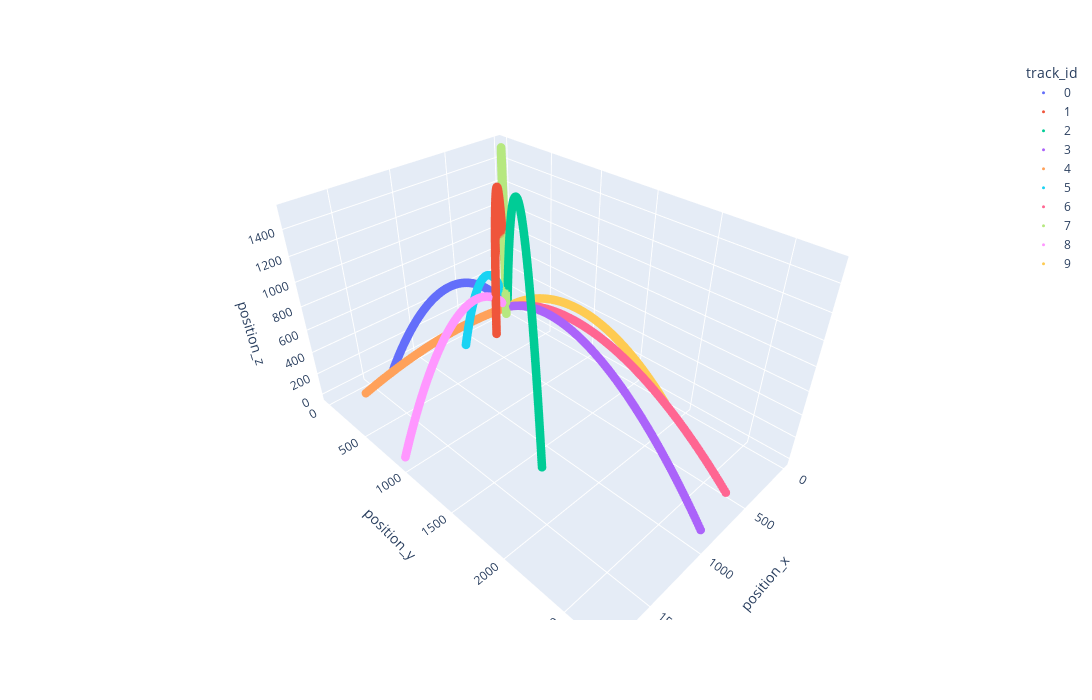

Write notebook code for a chart like this one.
### Code cell
# Plot Trajectories
fig = px.scatter_3d(
    all_trajs, x="position_x", y="position_y", z="position_z", color="object_id", width=FULL_WIDTH, height=FULL_HEIGHT,
)
fig.update_traces(
    marker={"size":3},
    selector={"mode":'markers'}
)
fig.show()

### Figure 1 — Plotly figure (JSON) as saved in the notebook; plotly's stock layout.template omitted (floating-point values rounded to 4 significant figures; data arrays with more than 128 entries replaced by an {"elided": "..."} marker saying what was removed)
{"data": [{"hovertemplate": "track_id=0<br>position_x=%{x}<br>position_y=%{y}<br>position_z=%{z}<extra></extra>", "legendgroup": "0", "marker": {"color": "#636efa", "size": 3, "symbol": "circle"}, "mode": "markers", "name": "0", "scene": "scene", "showlegend": true, "type": "scatter3d", "x": {"elided": "202 float values"}, "y": {"elided": "202 float values"}, "z": {"elided": "202 float values"}}, {"hovertemplate": "track_id=1<br>position_x=%{x}<br>position_y=%{y}<br>position_z=%{z}<extra></extra>", "legendgroup": "1", "marker": {"color": "#EF553B", "size": 3, "symbol": "circle"}, "mode": "markers", "name": "1", "scene": "scene", "showlegend": true, "type": "scatter3d", "x": {"elided": "322 float values"}, "y": {"elided": "322 float values"}, "z": {"elided": "322 float values"}}, {"hovertemplate": "track_id=2<br>position_x=%{x}<br>position_y=%{y}<br>position_z=%{z}<extra></extra>", "legendgroup": "2", "marker": {"color": "#00cc96", "size": 3, "symbol": "circle"}, "mode": "markers", "name": "2", "scene": "scene", "showlegend": true, "type": "scatter3d", "x": {"elided": "350 float values"}, "y": {"elided": "350 float values"}, "z": {"elided": "350 float values"}}, {"hovertemplate": "track_id=3<br>position_x=%{x}<br>position_y=%{y}<br>position_z=%{z}<extra></extra>", "legendgroup": "3", "marker": {"color": "#ab63fa", "size": 3, "symbol": "circle"}, "mode": "markers", "name": "3", "scene": "scene", "showlegend": true, "type": "scatter3d", "x": {"elided": "200 float values"}, "y": {"elided": "200 float values"}, "z": {"elided": "200 float values"}}, {"hovertemplate": "track_id=4<br>position_x=%{x}<br>position_y=%{y}<br>position_z=%{z}<extra></extra>", "legendgroup": "4", "marker": {"color": "#FFA15A", "size": 3, "symbol": "circle"}, "mode": "markers", "name": "4", "scene": "scene", "showlegend": true, "type": "scatter3d", "x": [0, 19.29, 38.59, 57.88, 77.17, 96.47, 115.8, 135.1, 154.3, 173.6, 192.9, 212.2, 231.5, 250.8, 270.1, 289.4, 308.7, 328.0, 347.3, 366.6, 385.9, 405.2, 424.5, 443.8, 463.0, 482.3, 501.6, 520.9, 540.2, 559.5, 578.8, 598.1, 617.4, 636.7, 656.0, 675.3, 694.6, 713.9, 733.2, 752.5, 771.7, 791.0, 810.3, 829.6, 848.9, 868.2, 887.5, 906.8, 926.1, 945.4, 964.7, 984.0, 1003.0, 1023.0, 1042.0, 1061.0, 1080.0, 1100.0, 1119.0, 1138.0, 1158.0, 1177.0, 1196.0, 1215.0, 1235.0, 1254.0, 1273.0, 1293.0, 1312.0, 1331.0, 1351.0, 1370.0, 1389.0, 1408.0, 1428.0, 1447.0, 1466.0, 1486.0, 1505.0, 1524.0, 1543.0, 1563.0, 1582.0, 1601.0, 1621.0], "y": [0, 1.688, 3.376, 5.064, 6.752, 8.44, 10.13, 11.82, 13.5, 15.19, 16.88, 18.57, 20.26, 21.94, 23.63, 25.32, 27.01, 28.7, 30.38, 32.07, 33.76, 35.45, 37.14, 38.82, 40.51, 42.2, 43.89, 45.58, 47.26, 48.95, 50.64, 52.33, 54.02, 55.7, 57.39, 59.08, 60.77, 62.46, 64.14, 65.83, 67.52, 69.21, 70.89, 72.58, 74.27, 75.96, 77.65, 79.33, 81.02, 82.71, 84.4, 86.09, 87.77, 89.46, 91.15, 92.84, 94.53, 96.21, 97.9, 99.59, 101.3, 103.0, 104.7, 106.3, 108.0, 109.7, 111.4, 113.1, 114.8, 116.5, 118.2, 119.8, 121.5, 123.2, 124.9, 126.6, 128.3, 130.0, 131.7, 133.3, 135.0, 136.7, 138.4, 140.1, 141.8], "z": [0, 4.068, 8.037, 11.91, 15.68, 19.36, 22.93, 26.41, 29.79, 33.08, 36.26, 39.35, 42.34, 45.23, 48.02, 50.71, 53.31, 55.81, 58.21, 60.51, 62.71, 64.82, 66.83, 68.74, 70.55, 72.26, 73.88, 75.39, 76.81, 78.13, 79.35, 80.48, 81.51, 82.43, 83.26, 84.0, 84.63, 85.17, 85.6, 85.94, 86.19, 86.33, 86.38, 86.32, 86.17, 85.92, 85.58, 85.13, 84.59, 83.95, 83.21, 82.37, 81.43, 80.4, 79.27, 78.04, 76.71, 75.29, 73.76, 72.14, 70.42, 68.6, 66.68, 64.67, 62.56, 60.35, 58.04, 55.63, 53.13, 50.52, 47.82, 45.02, 42.12, 39.13, 36.03, 32.84, 29.55, 26.16, 22.68, 19.09, 15.41, 11.63, 7.753, 3.777, -0.2981]}, {"hovertemplate": "track_id=5<br>position_x=%{x}<br>position_y=%{y}<br>position_z=%{z}<extra></extra>", "legendgroup": "5", "marker": {"color": "#19d3f3", "size": 3, "symbol": "circle"}, "mode": "markers", "name": "5", "scene": "scene", "showlegend": true, "type": "scatter3d", "x": {"elided": "202 float values"}, "y": {"elided": "202 float values"}, "z": {"elided": "202 float values"}}, {"hovertemplate": "track_id=6<br>position_x=%{x}<br>position_y=%{y}<br>position_z=%{z}<extra></extra>", "legendgroup": "6", "marker": {"color": "#FF6692", "size": 3, "symbol": "circle"}, "mode": "markers", "name": "6", "scene": "scene", "showlegend": true, "type": "scatter3d", "x": {"elided": "191 float values"}, "y": {"elided": "191 float values"}, "z": {"elided": "191 float values"}}, {"hovertemplate": "track_id=7<br>position_x=%{x}<br>position_y=%{y}<br>position_z=%{z}<extra></extra>", "legendgroup": "7", "marker": {"color": "#B6E880", "size": 3, "symbol": "circle"}, "mode": "markers", "name": "7", "scene": "scene", "showlegend": true, "type": "scatter3d", "x": {"elided": "354 float values"}, "y": {"elided": "354 float values"}, "z": {"elided": "354 float values"}}, {"hovertemplate": "track_id=8<br>position_x=%{x}<br>position_y=%{y}<br>position_z=%{z}<extra></extra>", "legendgroup": "8", "marker": {"color": "#FF97FF", "size": 3, "symbol": "circle"}, "mode": "markers", "name": "8", "scene": "scene", "showlegend": true, "type": "scatter3d", "x": {"elided": "212 float values"}, "y": {"elided": "212 float values"}, "z": {"elided": "212 float values"}}, {"hovertemplate": "track_id=9<br>position_x=%{x}<br>position_y=%{y}<br>position_z=%{z}<extra></extra>", "legendgroup": "9", "marker": {"color": "#FECB52", "size": 3, "symbol": "circle"}, "mode": "markers", "name": "9", "scene": "scene", "showlegend": true, "type": "scatter3d", "x": {"elided": "182 float values"}, "y": {"elided": "182 float values"}, "z": {"elided": "182 float values"}}], "layout": {"height": 700, "legend": {"title": {"text": "track_id"}, "tracegroupgap": 0}, "margin": {"t": 60}, "scene": {"domain": {"x": [0, 1], "y": [0, 1]}, "xaxis": {"title": {"text": "position_x"}}, "yaxis": {"title": {"text": "position_y"}}, "zaxis": {"title": {"text": "position_z"}}}, "width": 1100}}
